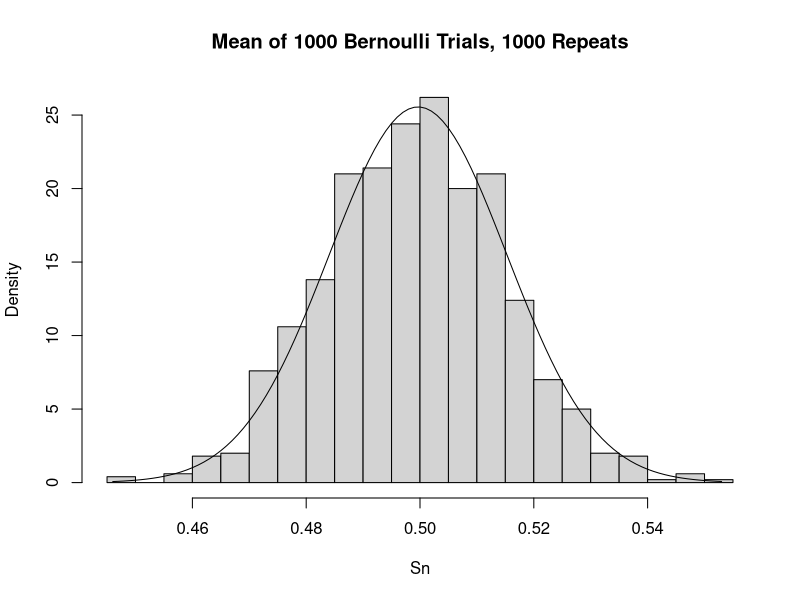
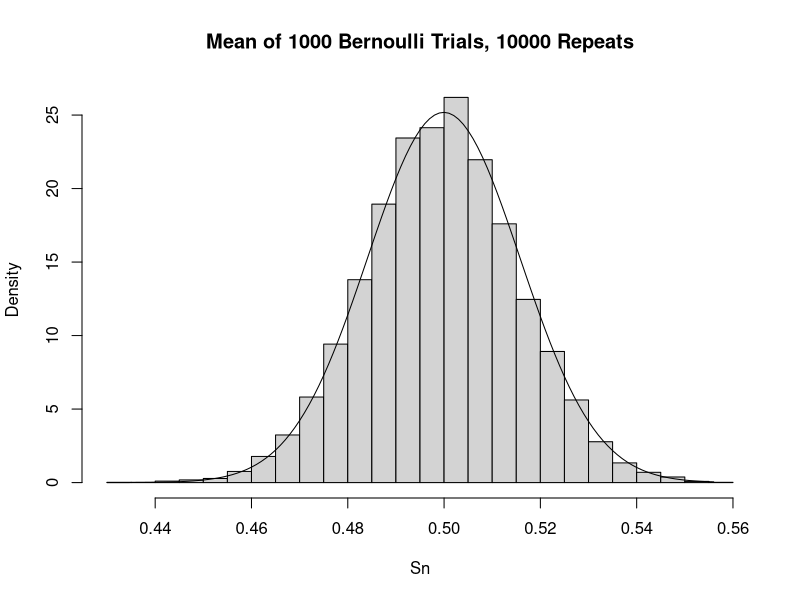

These charts were generated, in order, by the following R code: (Note: this script raises an error after producing the figures.)
## ---- chunk 1
knitr::opts_chunk$set(echo = TRUE)

library(knitr)
library(MASS)
## ---- chunk 2
x <- c(-1, 0, 1)
fx <- c("1/8", "6/8", "1/8")

kable(cbind("x" = x, 
            "f(x)" = fx))
## ---- chunk 3
# Define the test iterations of 1000 Bernoulli trials to be run
# Code only shows the first test, but replace n[#] with the desired value in
# nit to produce the second and third histograms.
nit <- c(1000, 10000, 100000)

# Matrix to catch n[#] iterations of 1000 coin flips
bern <- matrix(0, 
               nrow = nit[1], 
               ncol = 1000)

# Run the iterations
for (i in 1:nit[1]){
        bern[i,] <- rbinom(n = 1000,
                           size = 1,
                           prob = 0.5)
}

# Get the mean of each iteration
Sn <- rowMeans(bern)

# Fit the means to a normal distribution
fit <- fitdistr(Sn, "normal")

# Define x values to plot the pdf over
xVals <-  seq(from = min(Sn), 
               to = max(Sn), 
               by = 0.001
               )

# Make histogram
hist(x = Sn, 
     # To plot density so the pdf is scaled properly
     freq = FALSE,
     breaks = 30,
     main = "Mean of 1000 Bernoulli Trials, 1000 Repeats"
     )

# Plot pdf
lines(xVals, dnorm(xVals, 
                   mean = fit$estimate[1],
                   sd = fit$estimate[2]
                   )
      )

## ---- chunk 4
# Report the log likelihood of this pdf
cat(paste("The log likelihood of the normal distribution",
          paste("N(",
                round(fit$estimate[1], digits = 3),
                ", ",
                round(fit$estimate[2], digits = 3),
                ")",
                sep = ""
                ),
          "is",
          round(fit$loglik),
          "."
          )
    )
## ---- chunk 5
# Second Histogram

# Matrix to catch n[#] iterations of 1000 coin flips
bern <- matrix(0, 
               nrow = nit[2], 
               ncol = 1000)

# Run the iterations
for (i in 1:nit[2]){
        bern[i,] <- rbinom(n = 1000,
                           size = 1,
                           prob = 0.5)
}

# Get the mean of each iteration
Sn <- rowMeans(bern)

# Fit the means to a normal distribution
fit <- fitdistr(Sn, "normal")

# Define x values to plot the pdf over
xVals <-  seq(from = min(Sn), 
               to = max(Sn), 
               by = 0.001
               )

# Make histogram
hist(x = Sn, 
     # To plot density so the pdf is scaled properly
     freq = FALSE,
     breaks = 30,
     main = "Mean of 1000 Bernoulli Trials, 10000 Repeats"
     )

# Plot pdf
lines(xVals, dnorm(xVals, 
                   mean = fit$estimate[1],
                   sd = fit$estimate[2]
                   )
      )

# Report the log likelihood of this pdf
cat(paste("The log likelihood of the normal distribution",
          paste("N(",
                round(fit$estimate[1], digits = 3),
                ", ",
                round(fit$estimate[2], digits = 3),
                ")",
                sep = ""
                ),
          "is",
          round(fit$loglik),
          "."
          )
    )


# Third Histogram

# Matrix to catch n[#] iterations of 1000 coin flips
bern <- matrix(0, 
               nrow = nit[3], 
               ncol = 1000)

# Run the iterations
for (i in 1:nit[3]){
        bern[i,] <- rbinom(n = 1000,
                           size = 1,
                           prob = 0.5)
}

# Get the mean of each iteration
Sn <- rowMeans(bern)

# Fit the means to a normal distribution
fit <- fitdistr(Sn, "normal")

# Define x values to plot the pdf over
xVals <-  seq(from = min(Sn), 
               to = max(Sn), 
               by = 0.001
               )

# Make histogram
hist(x = Sn, 
     # To plot density so the pdf is scaled properly
     freq = FALSE,
     breaks = 30,
     main = "Mean of 1000 Bernoulli Trials, 100000 Repeats"
     )

# Plot pdf
lines(xVals, dnorm(xVals, 
                   mean = fit$estimate[1],
                   sd = fit$estimate[2]
                   )
      )

# Report the log likelihood of this pdf
cat(paste("The log likelihood of the normal distribution",
          paste("N(",
                round(fit$estimate[1], digits = 3),
                ", ",
                round(fit$estimate[2], digits = 3),
                ")",
                sep = ""
                ),
          "is",
          round(fit$loglik),
          "."
          )
    )
## ---- chunk 6
integrate(f = function(x){2/(x+1)^3},
          lower = 0,
          upper = 3
          )
